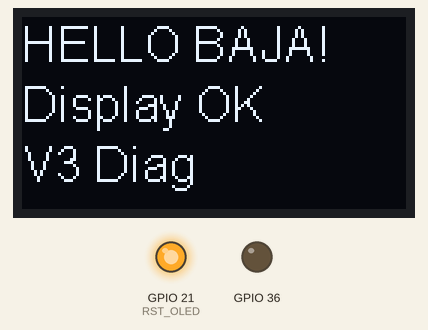
Bench run of a sketch on a simulated ESP8266 (NodeMCU). On the bench: 128×64 one-colour display, output pins drawn as LEDs (lit = HIGH). What the sketch prints to the serial monitor is not drawn.

Above: at 2.2 s.

The sketch:

Heltec_V3_Diagnostic.ino
```cpp
// Bare minimum Heltec V3 diagnostic
// Tests: Serial output, OLED display, LoRa radio — independently
// If display doesn't work, check board selection under Tools > Board

#include "SSD1306Wire.h"

// V3 OLED pins
#define SDA_OLED 17
#define SCL_OLED 18
#define RST_OLED 21

SSD1306Wire display(0x3c, SDA_OLED, SCL_OLED, GEOMETRY_128_64);

void setup() {
  Serial.begin(115200);
  delay(2000); // Give serial monitor time to connect

  Serial.println("=== HELTEC V3 DIAGNOSTIC ===");
  Serial.println("Step 1: Serial is working!");

  // Enable Vext power (GPIO 36) — powers the OLED on V3 boards
  Serial.println("Step 1.5: Enabling Vext power...");
  pinMode(36, OUTPUT);
  digitalWrite(36, LOW);
  delay(50);

  // Reset the OLED display
  Serial.println("Step 2: Resetting OLED...");
  pinMode(RST_OLED, OUTPUT);
  digitalWrite(RST_OLED, HIGH);
  delay(1);
  digitalWrite(RST_OLED, LOW);
  delay(20);
  digitalWrite(RST_OLED, HIGH);
  delay(50);

  // Initialize display
  Serial.println("Step 3: Initializing display...");
  display.init();
  display.setContrast(255);
  display.flipScreenVertically();
  display.setFont(ArialMT_Plain_16);

  // Draw to display
  display.clear();
  display.drawString(0, 0, "HELLO BAJA!");
  display.drawString(0, 20, "Display OK");
  display.drawString(0, 40, "V3 Diag");
  display.display();

  Serial.println("Step 4: Display should now show text!");
  Serial.println("If you see this in Serial but NOT on the screen,");
  Serial.println("the display wiring or board selection is wrong.");
  Serial.println("============================");
}

void loop() {
  Serial.println("Still alive...");
  delay(2000);
}
```
